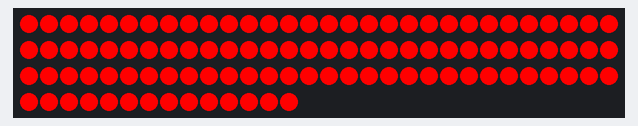
Bench run of a sketch on a simulated Arduino Due. On the bench: 104 RGB LEDs in strip order, left to right, continuing on the next row. Dim RGB values are drawn brighter than linear.

Above: at 0.15 s.
At 4.69 s:
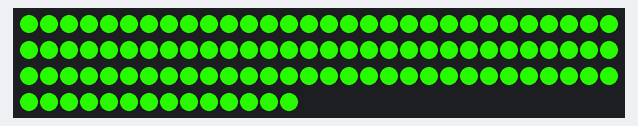
At 9.24 s:
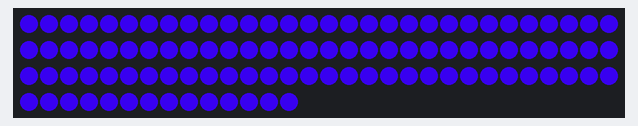
At 19.84 s:
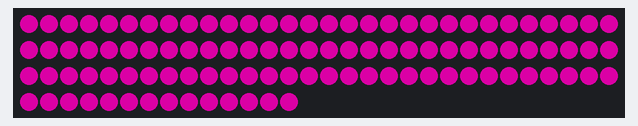
At 28.93 s:
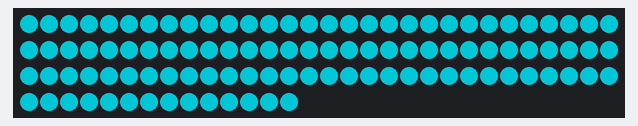
At 39.83 s:
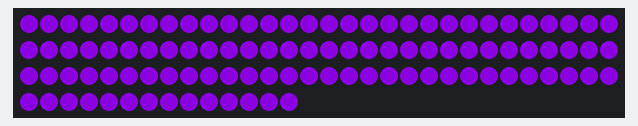

The sketch:

main.ino
```cpp
#include <FastLED.h>

// How many leds in your strip?
#define NUM_LEDS 104

// For led chips like WS2812, which have a data line, ground, and power, you just
// need to define DATA_PIN.  For led chipsets that are SPI based (four wires - data, clock,
// ground, and power), like the LPD8806 define both DATA_PIN and CLOCK_PIN
// Clock pin only needed for SPI based chipsets when not using hardware SPI
#define DATA_PIN 32

// Define the array of leds
CRGB leds[NUM_LEDS];

void setup() {
  Serial.begin(9600);
    // Uncomment/edit one of the following lines for your leds arrangement.
    // ## Clockless types ##
    FastLED.addLeds<NEOPIXEL, DATA_PIN>(leds, NUM_LEDS);  // GRB ordering is assumed
    // FastLED.addLeds<SM16703, DATA_PIN, RGB>(leds, NUM_LEDS);
    // FastLED.addLeds<TM1829, DATA_PIN, RGB>(leds, NUM_LEDS);
    // FastLED.addLeds<TM1812, DATA_PIN, RGB>(leds, NUM_LEDS);
    // FastLED.addLeds<TM1809, DATA_PIN, RGB>(leds, NUM_LEDS);
    // FastLED.addLeds<TM1804, DATA_PIN, RGB>(leds, NUM_LEDS);
    // FastLED.addLeds<TM1803, DATA_PIN, RGB>(leds, NUM_LEDS);
    // FastLED.addLeds<UCS1903, DATA_PIN, RGB>(leds, NUM_LEDS);
    // FastLED.addLeds<UCS1903B, DATA_PIN, RGB>(leds, NUM_LEDS);
    // FastLED.addLeds<UCS1904, DATA_PIN, RGB>(leds, NUM_LEDS);
    // FastLED.addLeds<UCS2903, DATA_PIN, RGB>(leds, NUM_LEDS);
    // FastLED.addLeds<WS2812, DATA_PIN, RGB>(leds, NUM_LEDS);  // GRB ordering is typical
    // FastLED.addLeds<WS2852, DATA_PIN, RGB>(leds, NUM_LEDS);  // GRB ordering is typical
    // FastLED.addLeds<WS2812B, DATA_PIN, RGB>(leds, NUM_LEDS);  // GRB ordering is typical
    // FastLED.addLeds<GS1903, DATA_PIN, RGB>(leds, NUM_LEDS);
    // FastLED.addLeds<SK6812, DATA_PIN, RGB>(leds, NUM_LEDS);  // GRB ordering is typical
    // FastLED.addLeds<SK6822, DATA_PIN, RGB>(leds, NUM_LEDS);
    // FastLED.addLeds<APA106, DATA_PIN, RGB>(leds, NUM_LEDS);
    // FastLED.addLeds<PL9823, DATA_PIN, RGB>(leds, NUM_LEDS);
    // FastLED.addLeds<SK6822, DATA_PIN, RGB>(leds, NUM_LEDS);
    // FastLED.addLeds<WS2811, DATA_PIN, RGB>(leds, NUM_LEDS);
    // FastLED.addLeds<WS2813, DATA_PIN, RGB>(leds, NUM_LEDS);
    // FastLED.addLeds<APA104, DATA_PIN, RGB>(leds, NUM_LEDS);
    // FastLED.addLeds<WS2811_400, DATA_PIN, RGB>(leds, NUM_LEDS);
    // FastLED.addLeds<GE8822, DATA_PIN, RGB>(leds, NUM_LEDS);
    // FastLED.addLeds<GW6205, DATA_PIN, RGB>(leds, NUM_LEDS);
    // FastLED.addLeds<GW6205_400, DATA_PIN, RGB>(leds, NUM_LEDS);
    // FastLED.addLeds<LPD1886, DATA_PIN, RGB>(leds, NUM_LEDS);
    // FastLED.addLeds<LPD1886_8BIT, DATA_PIN, RGB>(leds, NUM_LEDS);
    // ## Clocked (SPI) types ##
    // FastLED.addLeds<LPD6803, DATA_PIN, CLOCK_PIN, RGB>(leds, NUM_LEDS);  // GRB ordering is typical
    // FastLED.addLeds<LPD8806, DATA_PIN, CLOCK_PIN, RGB>(leds, NUM_LEDS);  // GRB ordering is typical
    // FastLED.addLeds<WS2801, DATA_PIN, CLOCK_PIN, RGB>(leds, NUM_LEDS);
    // FastLED.addLeds<WS2803, DATA_PIN, CLOCK_PIN, RGB>(leds, NUM_LEDS);
    // FastLED.addLeds<SM16716, DATA_PIN, CLOCK_PIN, RGB>(leds, NUM_LEDS);
    // FastLED.addLeds<P9813, DATA_PIN, CLOCK_PIN, RGB>(leds, NUM_LEDS);  // BGR ordering is typical
    // FastLED.addLeds<DOTSTAR, DATA_PIN, CLOCK_PIN, RGB>(leds, NUM_LEDS);  // BGR ordering is typical
    // FastLED.addLeds<APA102, DATA_PIN, CLOCK_PIN, RGB>(leds, NUM_LEDS);  // BGR ordering is typical
    // FastLED.addLeds<SK9822, DATA_PIN, CLOCK_PIN, RGB>(leds, NUM_LEDS);  // BGR ordering is typical

    FastLED.setBrightness(255);
    FastLED.setMaxRefreshRate(1000, false);
}

void loop() {
  static uint8_t init = false;
  static uint8_t hue[NUM_LEDS] = {0};

  if(!init) {
    for(int i = 1; i < NUM_LEDS; i++) {
      hue[i] = hue[i-1] + 2;
    }

    init = true;
  }

  while(1) {
    for(int i = 0; i < NUM_LEDS; i++) {
      leds[i] = CHSV(hue[0], 255, 255);
    }
    FastLED.show();
    hue[0]++;

    delay(10);
  }
}
```
